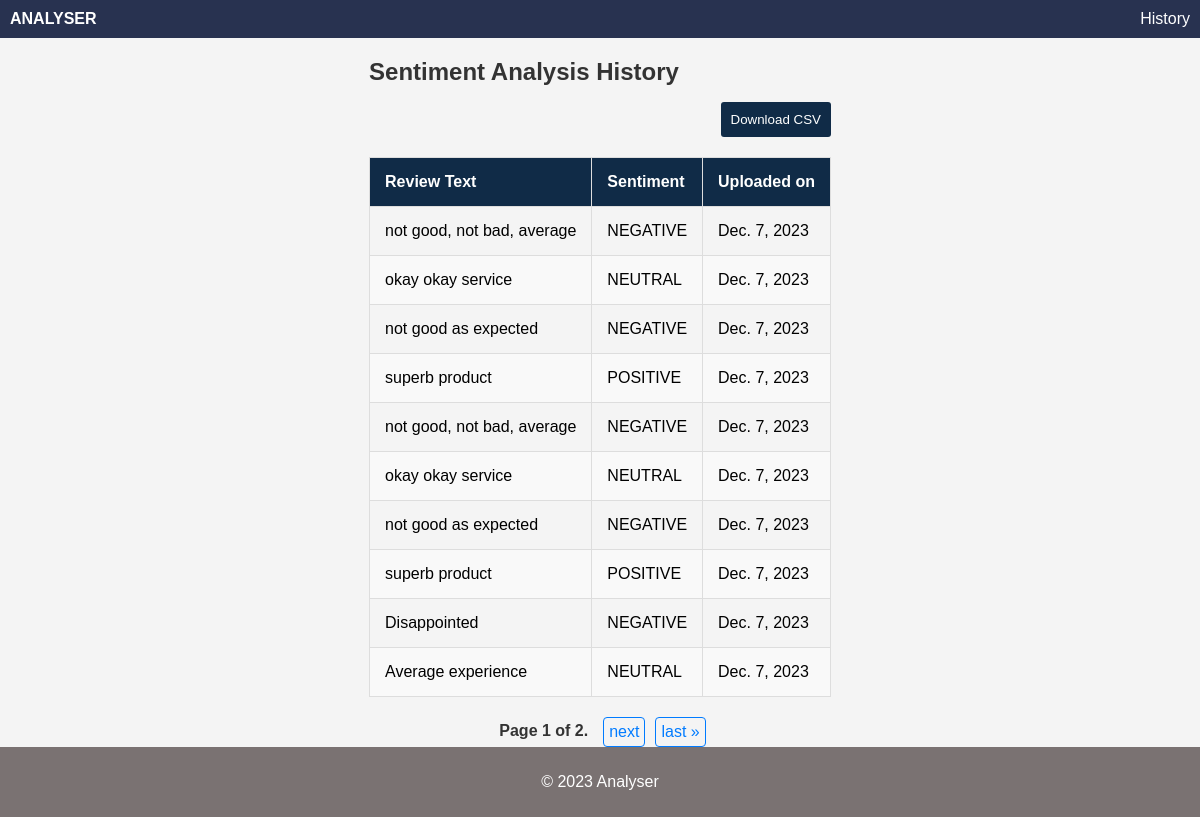
The page /history/ on the database its author committed.
### sentiment/models.py (models this page shows, shortened)
class SentimentAnalysis(models.Model):
    review_text = models.TextField()
    sentiment = models.CharField(max_length=10)
    created_at = models.DateTimeField(auto_now_add=True)

### sentiment/views.py (the view, shortened to what this page needs)
# urls.py: path('history/', view_history, name='history'),
def view_history(request):
    results = SentimentAnalysis.objects.all().order_by('-id')
    results_per_page = 10
    paginator = Paginator(results, results_per_page)
    page = request.GET.get('page', 1)
    try:
        results = paginator.page(page)
    except PageNotAnInteger:
        results = paginator.page(1)
    except EmptyPage:
        results = paginator.page(paginator.num_pages)
    context = {
        'results': results
    }
    return render(request, 'history.html', context)

### sentiment/templates/history.html (shortened to what this page needs)
{% extends 'base.html' %}
{% block content %}
  <h2>Sentiment Analysis History</h2>
  <form method="post">
    <button type="submit" name="download_csv">Download CSV</button>
  </form>
  <table>
    <thead>
      <tr>
        <th>Review Text</th>
        <th>Sentiment</th>
        <th>Uploaded on</th>
      </tr>
    </thead>
    <tbody>
      {% for result in results %}
        <tr>
          <td>{{ result.review_text }}</td>
          <td>{{ result.sentiment }}</td>
          <td>{{ result.created_at.date }}</td>
        </tr>
      {% endfor %}
    </tbody>
  </table>
  <div class="pagination">
    <span class="step-links">
      <span class="current">
        Page {{ results.number }} of {{ results.paginator.num_pages }}.
      </span>
      {% if results.has_next %}
        <a href="?page={{ results.next_page_number }}">next</a>
        <a href="?page={{ results.paginator.num_pages }}">last &raquo;</a>
      {% endif %}
    </span>
  </div>
{% endblock %}

### sentiment/templates/base.html (style rules this page uses)
body { font-family: 'Arial', sans-serif; margin: 0; padding: 0; background-color: #f4f4f4; display: flex; flex-direction: column; align-items: center; min-height: 100vh; }

### sentiment/templates/history.html (style rules this page uses)
h2 { color: #333; margin-bottom: 16px; }
form { margin-bottom: 16px; display: flex; justify-content: flex-end; }
button { background-color: #102b47; color: #fff; padding: 10px; border: none; cursor: pointer; transition: background-color 0.3s; border-radius: 3px; }
table { width: 100%; max-width: 800px; border-collapse: collapse; margin-top: 20px; margin-bottom: 20px; }
th, td { padding: 15px; border: 1px solid #ddd; text-align: left; }
th { background-color: #102b47; color: #fff; }
tr:nth-child(even) { background-color: #f9f9f9; }
.pagination { margin-top: 20px; display: flex; justify-content: center; }
.step-links { display: flex; gap: 10px; }
.step-links a { color: #007bff; text-decoration: none; padding: 5px; border: 1px solid #007bff; border-radius: 4px; cursor: pointer; }
.step-links .current { color: #333; font-weight: bold; padding: 5px; }

### rows shown on the page
SentimentAnalysis: review_text "not good, not bad, average", sentiment "NEGATIVE", created_at "Dec. 7, 2023"
SentimentAnalysis: review_text "okay okay service", sentiment "NEUTRAL", created_at "Dec. 7, 2023"
SentimentAnalysis: review_text "not good as expected", sentiment "NEGATIVE", created_at "Dec. 7, 2023"
SentimentAnalysis: review_text "superb product", sentiment "POSITIVE", created_at "Dec. 7, 2023"
SentimentAnalysis: review_text "not good, not bad, average", sentiment "NEGATIVE", created_at "Dec. 7, 2023"
SentimentAnalysis: review_text "okay okay service", sentiment "NEUTRAL", created_at "Dec. 7, 2023"
SentimentAnalysis: review_text "not good as expected", sentiment "NEGATIVE", created_at "Dec. 7, 2023"
SentimentAnalysis: review_text "superb product", sentiment "POSITIVE", created_at "Dec. 7, 2023"
SentimentAnalysis: review_text "Disappointed", sentiment "NEGATIVE", created_at "Dec. 7, 2023"
SentimentAnalysis: review_text "Average experience", sentiment "NEUTRAL", created_at "Dec. 7, 2023"

### other values the page prints
{{ results.number }} "1"
{{ results.paginator.num_pages }} "2"
